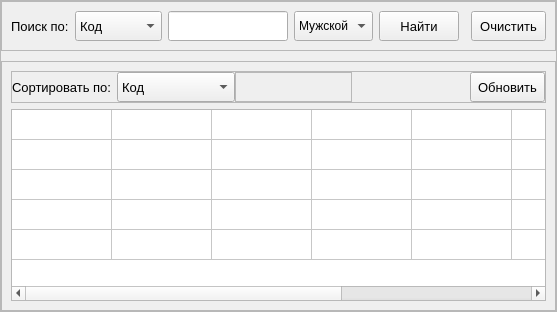
                           <widget class="QFrame" name="rightFrame">
                            <property name="styleSheet">
                             <string notr="true">QFrame#frame, frame_2 {
	background-color: rgb(29, 29, 29);
	border-radius: 20px;
}</string>
                            </property>
                            <property name="frameShape">
                             <enum>QFrame::StyledPanel</enum>
                            </property>
                            <property name="frameShadow">
                             <enum>QFrame::Raised</enum>
                            </property>
                            <layout class="QVBoxLayout" name="verticalLayout_22">
                             <property name="spacing">
                              <number>10</number>
                             </property>
                             <property name="leftMargin">
                              <number>0</number>
                             </property>
                             <property name="topMargin">
                              <number>0</number>
                             </property>
                             <property name="rightMargin">
                              <number>0</number>
                             </property>
                             <property name="bottomMargin">
                              <number>0</number>
                             </property>
                             <item>
                              <widget class="QFrame" name="table_upFrame">
                               <property name="minimumSize">
                                <size>
                                 <width>0</width>
                                 <height>50</height>
                                </size>
                               </property>
                               <property name="maximumSize">
                                <size>
                                 <width>16777215</width>
                                 <height>50</height>
                                </size>
                               </property>
                               <property name="styleSheet">
                                <string notr="true"/>
                               </property>
                               <property name="frameShape">
                                <enum>QFrame::StyledPanel</enum>
                               </property>
                               <property name="frameShadow">
                                <enum>QFrame::Raised</enum>
                               </property>
                               <layout class="QHBoxLayout" name="horizontalLayout_13">
                                <item>
                                 <widget class="QLabel" name="label_11">
                                  <property name="minimumSize">
                                   <size>
                                    <width>0</width>
                                    <height>0</height>
                                   </size>
                                  </property>
                                  <property name="maximumSize">
                                   <size>
                                    <width>60</width>
                                    <height>16777215</height>
                                   </size>
                                  </property>
                                  <property name="font">
                                   <font>
                                    <pointsize>10</pointsize>
                                   </font>
                                  </property>
                                  <property name="text">
                                   <string>Поиск по:</string>
                                  </property>
                                 </widget>
                                </item>
                                <item>
                                 <widget class="QComboBox" name="box_find">
                                  <property name="minimumSize">
                                   <size>
                                    <width>0</width>
                                    <height>30</height>
                                   </size>
                                  </property>
                                  <property name="maximumSize">
                                   <size>
                                    <width>140</width>
                                    <height>30</height>
                                   </size>
                                  </property>
                                  <property name="font">
                                   <font>
                                    <pointsize>10</pointsize>
                                   </font>
                                  </property>
                                  <item>
                                   <property name="text">
                                    <string>Код</string>
                                   </property>
                                  </item>
                                  <item>
                                   <property name="text">
                                    <string>Фамилия</string>
                                   </property>
                                  </item>
                                  <item>
                                   <property name="text">
                                    <string>Имя</string>
                                   </property>
                                  </item>
                                  <item>
                                   <property name="text">
                                    <string>Отчество</string>
                                   </property>
                                  </item>
                                  <item>
                                   <property name="text">
                                    <string>Пол</string>
                                   </property>
                                  </item>
                                  <item>
                                   <property name="text">
                                    <string>Возраст</string>
                                   </property>
                                  </item>
                                  <item>
                                   <property name="text">
                                    <string>Сотовый</string>
                                   </property>
                                  </item>
                                  <item>
                                   <property name="text">
                                    <string>Город</string>
                                   </property>
                                  </item>
                                 </widget>
                                </item>
                                <item>
                                 <widget class="QLineEdit" name="text_find">
                                  <property name="minimumSize">
                                   <size>
                                    <width>0</width>
                                    <height>30</height>
                                   </size>
                                  </property>
                                  <property name="maximumSize">
                                   <size>
                                    <width>120</width>
                                    <height>30</height>
                                   </size>
                                  </property>
                                  <property name="font">
                                   <font>
                                    <pointsize>10</pointsize>
                                   </font>
                                  </property>
                                  <property name="text">
                                   <string/>
                                  </property>
                                 </widget>
                                </item>
                                <item>
                                 <widget class="QComboBox" name="box_gender_select">
                                  <property name="enabled">
                                   <bool>true</bool>
                                  </property>
                                  <property name="maximumSize">
                                   <size>
                                    <width>140</width>
                                    <height>30</height>
                                   </size>
                                  </property>
                                  <item>
                                   <property name="text">
                                    <string>Мужской</string>
                                   </property>
                                  </item>
                                  <item>
                                   <property name="text">
                                    <string>Женский</string>
                                   </property>
                                  </item>
                                 </widget>
                                </item>
                                <item>
                                 <widget class="QPushButton" name="btn_Find">
                                  <property name="minimumSize">
                                   <size>
                                    <width>0</width>
                                    <height>30</height>
                                   </size>
                                  </property>
                                  <property name="maximumSize">
                                   <size>
                                    <width>80</width>
                                    <height>30</height>
                                   </size>
                                  </property>
                                  <property name="font">
                                   <font>
                                    <pointsize>10</pointsize>
                                   </font>
                                  </property>
                                  <property name="text">
                                   <string>Найти</string>
                                  </property>
                                 </widget>
                                </item>
                                <item>
                                 <widget class="QFrame" name="frame_6">
                                  <property name="minimumSize">
                                   <size>
                                    <width>0</width>
                                    <height>0</height>
                                   </size>
                                  </property>
                                  <property name="frameShape">
                                   <enum>QFrame::StyledPanel</enum>
                                  </property>
                                  <property name="frameShadow">
                                   <enum>QFrame::Raised</enum>
                                  </property>
                                 </widget>
                                </item>
                                <item>
                                 <widget class="QPushButton" name="btn_find_clean">
                                  <property name="minimumSize">
                                   <size>
                                    <width>0</width>
                                    <height>30</height>
                                   </size>
                                  </property>
                                  <property name="maximumSize">
                                   <size>
                                    <width>75</width>
                                    <height>30</height>
                                   </size>
                                  </property>
                                  <property name="font">
                                   <font>
                                    <pointsize>10</pointsize>
                                   </font>
                                  </property>
                                  <property name="text">
                                   <string>Очистить</string>
                                  </property>
                                 </widget>
                                </item>
                               </layout>
                              </widget>
                             </item>
                             <item>
                              <widget class="QFrame" name="table_bottomFrame">
                               <property name="styleSheet">
                                <string notr="true"/>
                               </property>
                               <property name="frameShape">
                                <enum>QFrame::StyledPanel</enum>
                               </property>
                               <property name="frameShadow">
                                <enum>QFrame::Raised</enum>
                               </property>
                               <layout class="QVBoxLayout" name="verticalLayout_28">
                                <property name="spacing">
                                 <number>6</number>
                                </property>
                                <property name="rightMargin">
                                 <number>9</number>
                                </property>
                                <item>
                                 <widget class="QFrame" name="frame_3">
                                  <property name="frameShape">
                                   <enum>QFrame::StyledPanel</enum>
                                  </property>
                                  <property name="frameShadow">
                                   <enum>QFrame::Raised</enum>
                                  </property>
                                  <layout class="QHBoxLayout" name="horizontalLayout_8">
                                   <property name="spacing">
                                    <number>0</number>
                                   </property>
                                   <property name="leftMargin">
                                    <number>0</number>
                                   </property>
                                   <property name="topMargin">
                                    <number>0</number>
                                   </property>
                                   <property name="rightMargin">
                                    <number>0</number>
                                   </property>
                                   <property name="bottomMargin">
                                    <number>0</number>
                                   </property>
                                   <item>
                                    <widget class="QLabel" name="label_10">
                                     <property name="minimumSize">
                                      <size>
                                       <width>0</width>
                                       <height>0</height>
                                      </size>
                                     </property>
                                     <property name="maximumSize">
                                      <size>
                                       <width>105</width>
                                       <height>16777215</height>
                                      </size>
                                     </property>
                                     <property name="font">
                                      <font>
                                       <pointsize>10</pointsize>
                                      </font>
                                     </property>
                                     <property name="text">
                                      <string>Сортировать по:</string>
                                     </property>
                                    </widget>
                                   </item>
                                   <item>
                                    <widget class="QComboBox" name="box_sort">
                                     <property name="minimumSize">
                                      <size>
                                       <width>0</width>
                                       <height>30</height>
                                      </size>
                                     </property>
                                     <property name="maximumSize">
                                      <size>
                                       <width>140</width>
                                       <height>30</height>
                                      </size>
                                     </property>
                                     <property name="font">
                                      <font>
                                       <pointsize>10</pointsize>
                                      </font>
                                     </property>
                                     <item>
                                      <property name="text">
                                       <string>Код</string>
                                      </property>
                                     </item>
                                     <item>
                                      <property name="text">
                                       <string>Фамилия</string>
                                      </property>
                                     </item>
                                     <item>
                                      <property name="text">
                                       <string>Имя</string>
                                      </property>
                                     </item>
                                     <item>
                                      <property name="text">
                                       <string>Отчество</string>
                                      </property>
                                     </item>
                                     <item>
                                      <property name="text">
                                       <string>Пол</string>
                                      </property>
                                     </item>
                                     <item>
                                      <property name="text">
                                       <string>Возраст</string>
                                      </property>
                                     </item>
                                     <item>
                                      <property name="text">
                                       <string>Сотовый</string>
                                      </property>
                                     </item>
                                     <item>
                                      <property name="text">
                                       <string>Город</string>
                                      </property>
                                     </item>
                                    </widget>
                                   </item>
                                   <item>
                                    <widget class="QFrame" name="frame_4">
                                     <property name="frameShape">
                                      <enum>QFrame::StyledPanel</enum>
                                     </property>
                                     <property name="frameShadow">
                                      <enum>QFrame::Raised</enum>
                                     </property>
                                    </widget>
                                   </item>
                                   <item>
                                    <widget class="QLabel" name="label_name_import">
                                     <property name="font">
                                      <font>
                                       <pointsize>10</pointsize>
                                      </font>
                                     </property>
                                     <property name="text">
                                      <string/>
                                     </property>
                                    </widget>
                                   </item>
                                   <item>
                                    <widget class="QPushButton" name="btn_table_refresh">
                                     <property name="minimumSize">
                                      <size>
                                       <width>0</width>
                                       <height>30</height>
                                      </size>
                                     </property>
                                     <property name="maximumSize">
                                      <size>
                                       <width>75</width>
                                       <height>30</height>
                                      </size>
                                     </property>
                                     <property name="font">
                                      <font>
                                       <pointsize>10</pointsize>
                                      </font>
                                     </property>
                                     <property name="text">
                                      <string>Обновить</string>
                                     </property>
                                    </widget>
                                   </item>
                                  </layout>
                                 </widget>
                                </item>
                                <item>
                                 <widget class="QTableWidget" name="tableWidget_2">
                                  <property name="frameShape">
                                   <enum>QFrame::StyledPanel</enum>
                                  </property>
                                  <property name="frameShadow">
                                   <enum>QFrame::Sunken</enum>
                                  </property>
                                  <property name="midLineWidth">
                                   <number>0</number>
                                  </property>
                                  <property name="verticalScrollBarPolicy">
                                   <enum>Qt::ScrollBarAsNeeded</enum>
                                  </property>
                                  <property name="horizontalScrollBarPolicy">
                                   <enum>Qt::ScrollBarAsNeeded</enum>
                                  </property>
                                  <property name="sizeAdjustPolicy">
                                   <enum>QAbstractScrollArea::AdjustIgnored</enum>
                                  </property>
                                  <property name="editTriggers">
                                   <set>QAbstractItemView::NoEditTriggers</set>
                                  </property>
                                  <property name="dragEnabled">
                                   <bool>false</bool>
                                  </property>
                                  <property name="verticalScrollMode">
                                   <enum>QAbstractItemView::ScrollPerItem</enum>
                                  </property>
                                  <property name="horizontalScrollMode">
                                   <enum>QAbstractItemView::ScrollPerItem</enum>
                                  </property>
                                  <property name="showGrid">
                                   <bool>true</bool>
                                  </property>
                                  <property name="gridStyle">
                                   <enum>Qt::SolidLine</enum>
                                  </property>
                                  <property name="sortingEnabled">
                                   <bool>false</bool>
                                  </property>
                                  <property name="wordWrap">
                                   <bool>true</bool>
                                  </property>
                                  <property name="rowCount">
                                   <number>5</number>
                                  </property>
                                  <attribute name="horizontalHeaderVisible">
                                   <bool>false</bool>
                                  </attribute>
                                  <attribute name="horizontalHeaderCascadingSectionResizes">
                                   <bool>true</bool>
                                  </attribute>
                                  <attribute name="horizontalHeaderMinimumSectionSize">
                                   <number>40</number>
                                  </attribute>
                                  <attribute name="horizontalHeaderDefaultSectionSize">
                                   <number>100</number>
                                  </attribute>
                                  <attribute name="horizontalHeaderHighlightSections">
                                   <bool>true</bool>
                                  </attribute>
                                  <attribute name="horizontalHeaderShowSortIndicator" stdset="0">
                                   <bool>false</bool>
                                  </attribute>
                                  <attribute name="horizontalHeaderStretchLastSection">
                                   <bool>true</bool>
                                  </attribute>
                                  <attribute name="verticalHeaderVisible">
                                   <bool>false</bool>
                                  </attribute>
                                  <attribute name="verticalHeaderCascadingSectionResizes">
                                   <bool>false</bool>
                                  </attribute>
                                  <attribute name="verticalHeaderMinimumSectionSize">
                                   <number>23</number>
                                  </attribute>
                                  <attribute name="verticalHeaderDefaultSectionSize">
                                   <number>30</number>
                                  </attribute>
                                  <attribute name="verticalHeaderHighlightSections">
                                   <bool>false</bool>
                                  </attribute>
                                  <attribute name="verticalHeaderShowSortIndicator" stdset="0">
                                   <bool>false</bool>
                                  </attribute>
                                  <attribute name="verticalHeaderStretchLastSection">
                                   <bool>false</bool>
                                  </attribute>
                                  <row/>
                                  <row/>
                                  <row/>
                                  <row/>
                                  <row/>
                                  <column>
                                   <property name="text">
                                    <string>Код</string>
                                   </property>
                                  </column>
                                  <column>
                                   <property name="text">
                                    <string>Фамилия</string>
                                   </property>
                                  </column>
                                  <column>
                                   <property name="text">
                                    <string>Имя</string>
                                   </property>
                                  </column>
                                  <column>
                                   <property name="text">
                                    <string>Отчество</string>
                                   </property>
                                  </column>
                                  <column>
                                   <property name="text">
                                    <string>Пол</string>
                                   </property>
                                  </column>
                                  <column>
                                   <property name="text">
                                    <string>Возраст</string>
                                   </property>
                                  </column>
                                  <column>
                                   <property name="text">
                                    <string>Сотовый</string>
                                   </property>
                                  </column>
                                  <column>
                                   <property name="text">
                                    <string>Город</string>
                                   </property>
                                  </column>
                                 </widget>
                                </item>
                               </layout>
                              </widget>
                             </item>
                            </layout>
                           </widget>
